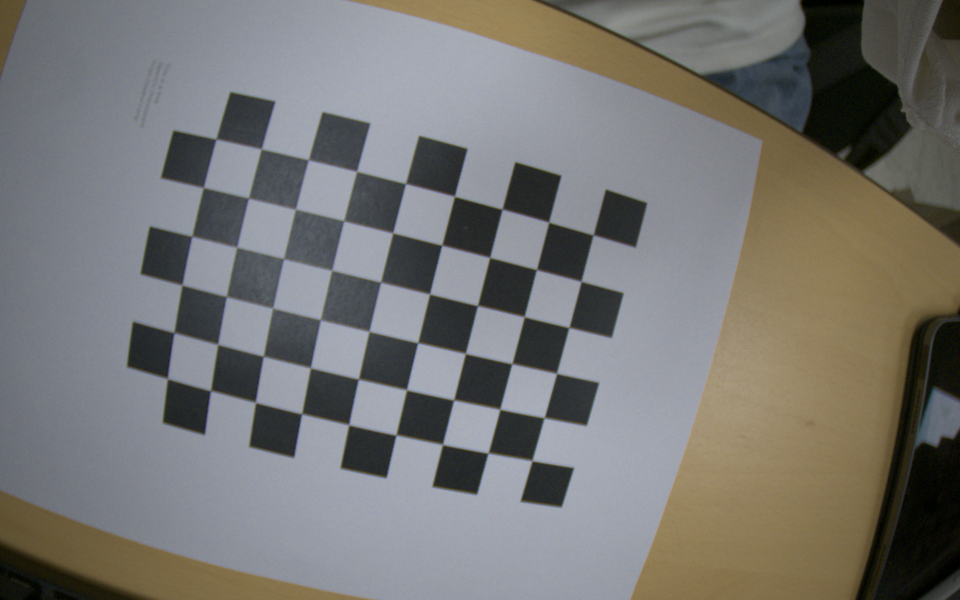
#> input picture openCV/test/cv_test/checkerboard1.png, 1920 x 1200 px (shown at 1/2 size); its folder holds 4 pictures in this run
$ python CameraCalibrate.py
#> lines starting #> are read from the running program, lines starting #| are printed output that depends on the picture; after the words box and inside, x2 and y2 are one past the last pixel; in counts of white or black regions, pixels touching at a corner belong together

# Import required modules
import cv2
import numpy as np
import os
import glob


# Define the dimensions of checkerboard
CHECKERBOARD = (9, 6)


# stop the iteration when specified
# accuracy, epsilon, is reached or
# specified number of iterations are completed.
criteria = (cv2.TERM_CRITERIA_EPS +
            cv2.TERM_CRITERIA_MAX_ITER, 30, 0.001)


# Vector for 3D points
threedpoints = []

# Vector for 2D points
twodpoints = []


#  3D points real world coordinates
objectp3d = np.zeros((1, CHECKERBOARD[0]
                      * CHECKERBOARD[1],
                      3), np.float32)
objectp3d[0, :, :2] = np.mgrid[0:CHECKERBOARD[0],
                      0:CHECKERBOARD[1]].T.reshape(-1, 2)
prev_img_shape = None


# Extracting path of individual image stored
# in a given directory. Since no path is
# specified, it will take current directory
# jpg files alone
images = glob.glob('checkerboard*.png')

for filename in images:
    image = cv2.imread(filename)
#> image is the input picture: shape (1200, 1920, 3); mean B, G, R 115.1, 117.6, 118.4
    #image = cv2.resize(image, dsize=(0, 0), fx=0.5, fy=0.5, interpolation=cv2.INTER_LINEAR);
    grayColor = cv2.cvtColor(image, cv2.COLOR_BGR2GRAY)
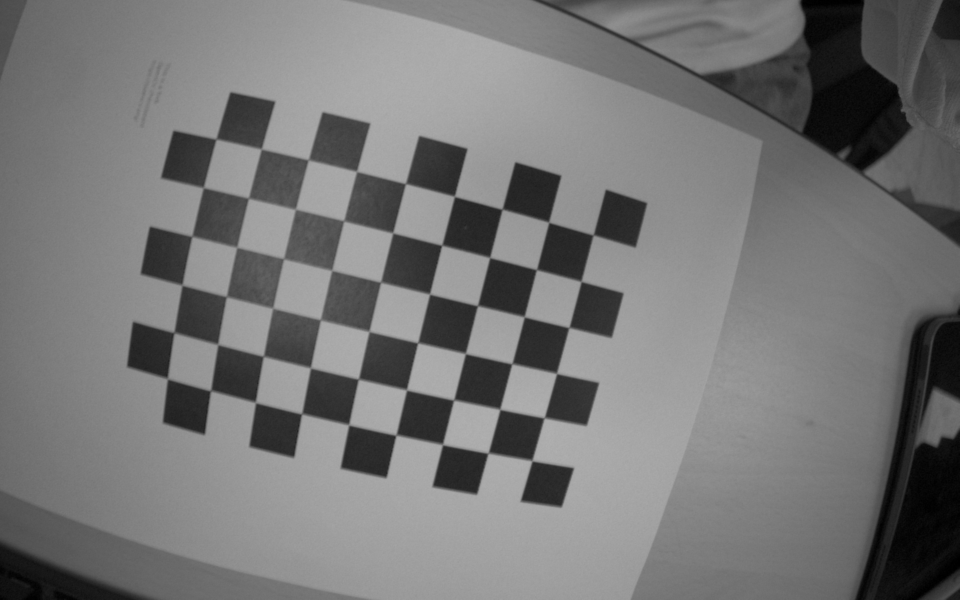
#> grayColor: shape (1200, 1920) (shown at 1/2 size); min 0, max 179, mean 117.6

    # Find the chess board corners
    # If desired number of corners are
    # found in the image then ret = true
    ret, corners = cv2.findChessboardCorners(
        grayColor, CHECKERBOARD,
        cv2.CALIB_CB_ADAPTIVE_THRESH
        + cv2.CALIB_CB_FAST_CHECK +
        cv2.CALIB_CB_NORMALIZE_IMAGE)
#> ret = True; corners = 54 rows, first 8: [1063.3, 922.8], [977, 908], [884.6, 890.1], [791.5, 870.4], [696.4, 850.4], [604, 828], [510.3, 805.7], [421.5, 782]

    # If desired number of corners can be detected then,
    # refine the pixel coordinates and display
    # them on the images of checker board
    if ret == True:
        threedpoints.append(objectp3d)

        # Refining pixel coordinates
        # for given 2d points.
        corners2 = cv2.cornerSubPix(
            grayColor, corners, (11, 11), (-1, -1), criteria)
#> corners2 = 54 rows, first 8: [1064.5, 921.7], [976.6, 906.7], [885.6, 889.4], [792.3, 870.8], [698, 849.9], [603.6, 828.2], [511.2, 805.3], [421.5, 781.9]

        twodpoints.append(corners2)

        # Draw and display the corners
        image = cv2.drawChessboardCorners(image,
                                          CHECKERBOARD,
                                          corners2, ret)
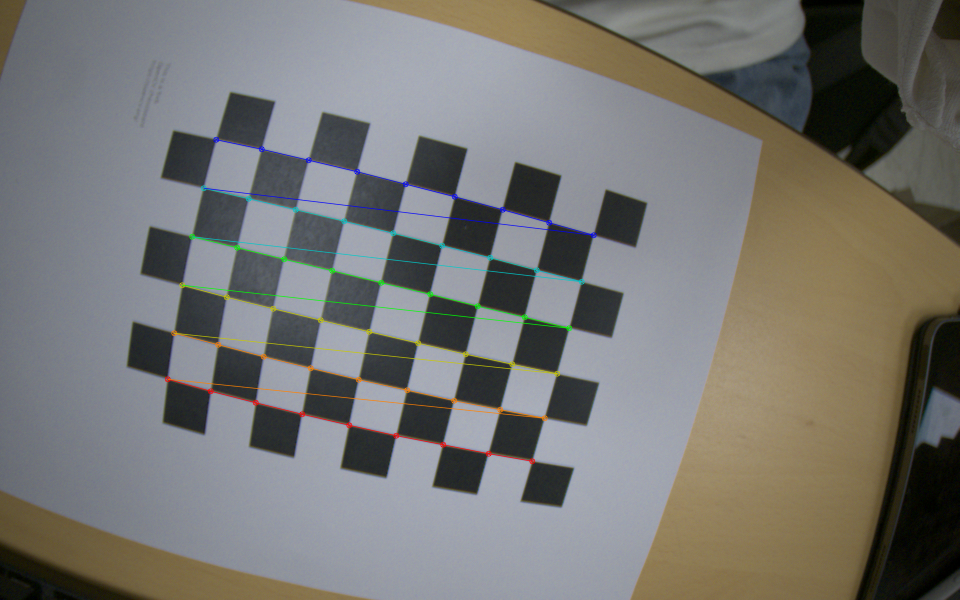
#> image: shape (1200, 1920, 3) (shown at 1/2 size); 1.27% of pixels changed, all inside (x1, y1, x2, y2) = (329, 273, 1194, 929)

    cv2.imshow('img', image)
    cv2.waitKey(0)
#> pass 2 of the loop `for filename in images:`:
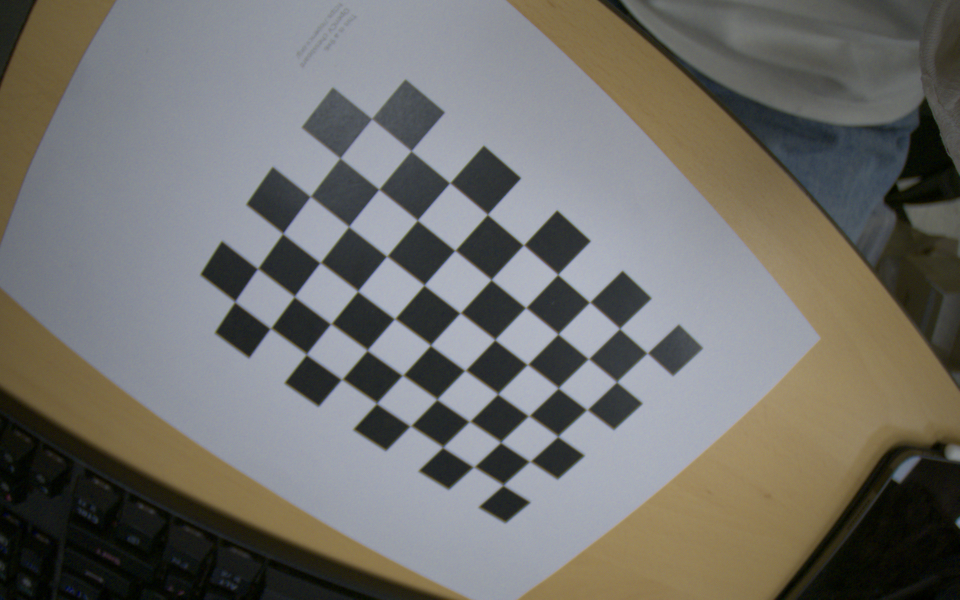
#> input picture openCV/test/cv_test/checkerboard2.png, 1920 x 1200 px (shown at 1/2 size)
#> image is the input picture: shape (1200, 1920, 3); mean B, G, R 107.6, 111.6, 112.8
#> `grayColor = cv2.cvtColor(image, cv2.COLOR_BGR2GRAY)`:
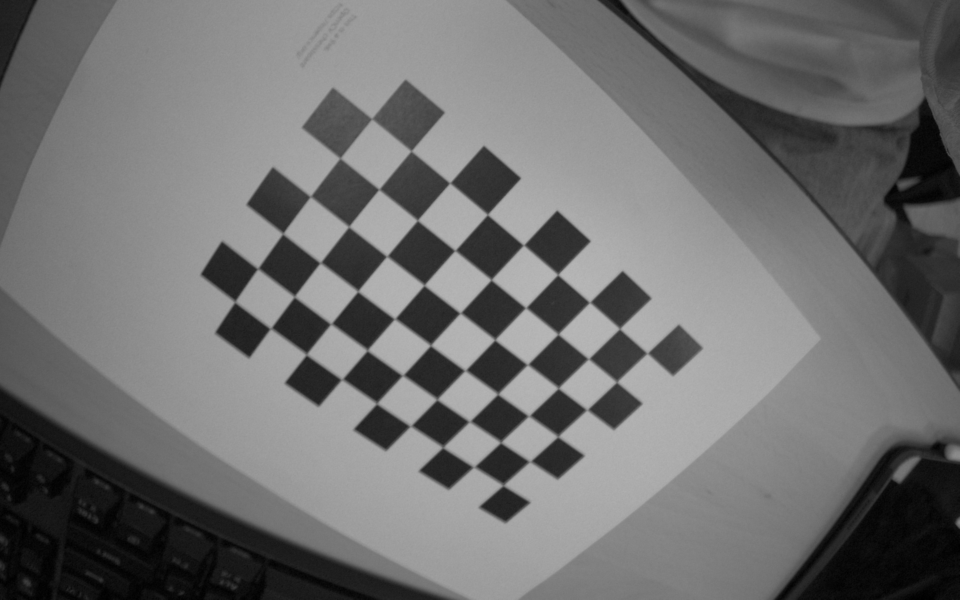
#> grayColor: shape (1200, 1920) (shown at 1/2 size); min 0, max 187, mean 111.5
#> corners = 54 rows, first 8: [1007.5, 970.5], [948, 934], [884.2, 895.9], [821, 852], [751.6, 807.9], [683.5, 758.5], [613.5, 709], [542, 658]
#> corners2 = 54 rows, first 8: [1006.8, 970.9], [948.2, 934.3], [886.2, 895.1], [821.5, 852.5], [753.9, 807.3], [684.1, 759.3], [613.3, 709.4], [541.7, 657.3]
#> `image = cv2.drawChessboardCorners(image, CHECKERBOARD, corners2, ret)`:
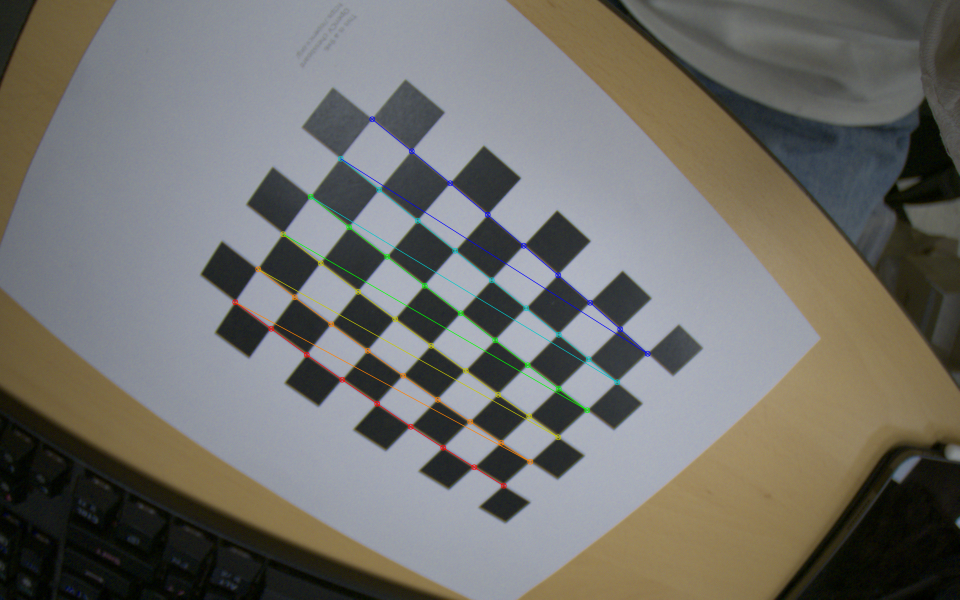
#> image: shape (1200, 1920, 3) (shown at 1/2 size); 1.02% of pixels changed, all inside (x1, y1, x2, y2) = (464, 232, 1302, 978)
#> pass 3 of the loop `for filename in images:`:
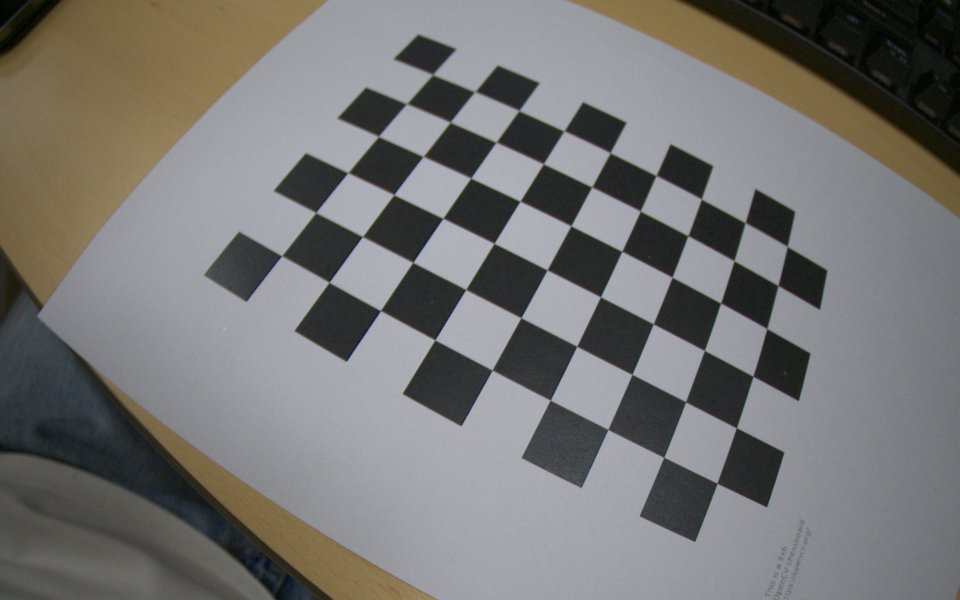
#> input picture openCV/test/cv_test/checkerboard3.png, 1920 x 1200 px (shown at 1/2 size)
#> image is the input picture: shape (1200, 1920, 3); mean B, G, R 115, 116.7, 117.4
#> `grayColor = cv2.cvtColor(image, cv2.COLOR_BGR2GRAY)`:
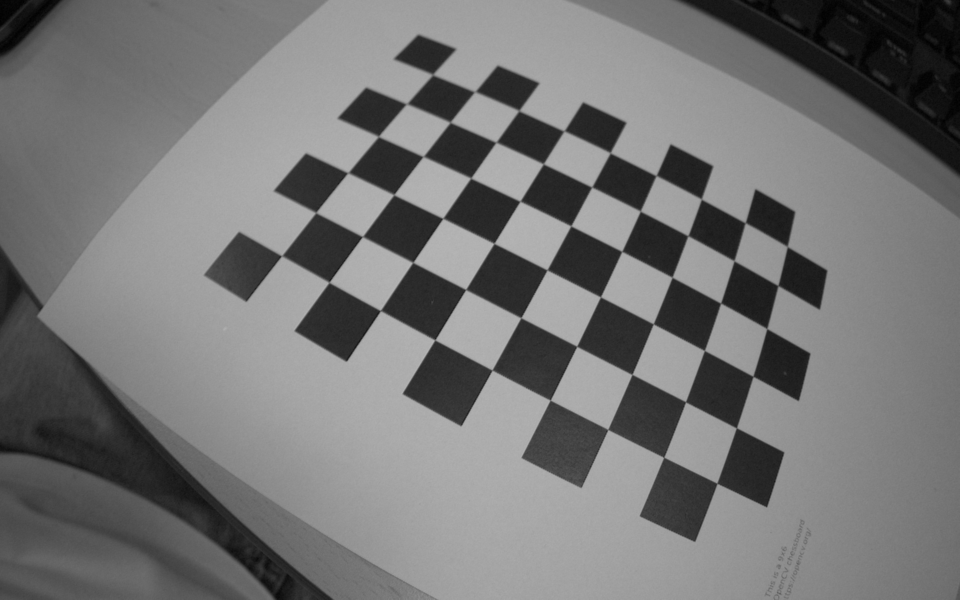
#> grayColor: shape (1200, 1920) (shown at 1/2 size); min 0, max 188, mean 116.7
#> corners = 54 rows, first 8: [866, 149.5], [950.5, 183.5], [1037.5, 222.2], [1128.5, 262.5], [1221, 306], [1313.5, 351.1], [1403.4, 399.4], [1490.9, 446.7]
#> corners2 = 54 rows, first 8: [865.8, 149.6], [949.9, 183.9], [1038.3, 221.7], [1128.5, 262.5], [1220.8, 306], [1312.6, 351.7], [1403.2, 398.6], [1491, 446.1]
#> `image = cv2.drawChessboardCorners(image, CHECKERBOARD, corners2, ret)`:
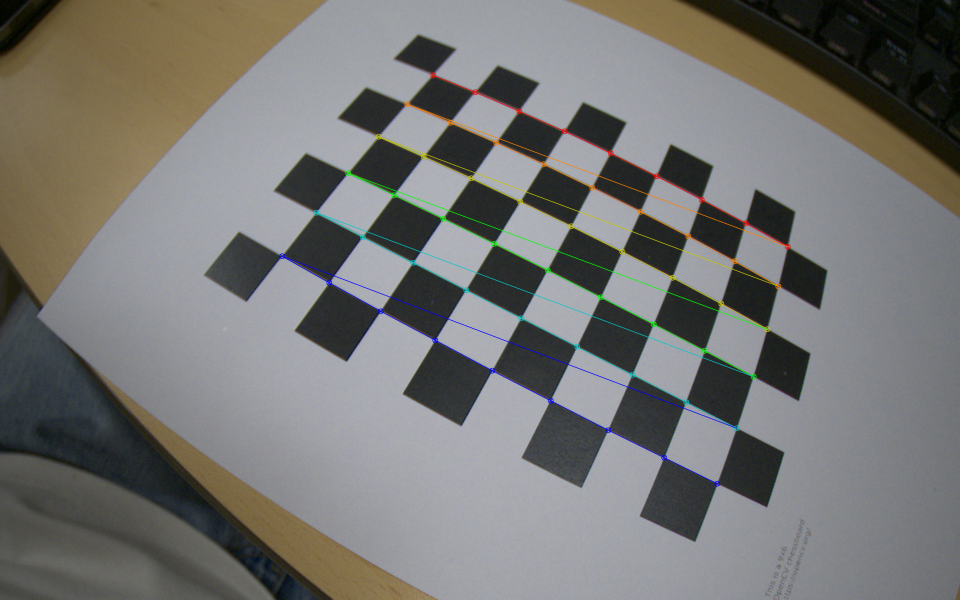
#> image: shape (1200, 1920, 3) (shown at 1/2 size); 1.35% of pixels changed, all inside (x1, y1, x2, y2) = (558, 144, 1582, 974)
#> the loop made 4 passes; the first 3 are shown

cv2.destroyAllWindows()

h, w = image.shape[:2]
#> h = 1200; w = 1920


# Perform camera calibration by
# passing the value of above found out 3D points (threedpoints)
# and its corresponding pixel coordinates of the
# detected corners (twodpoints)
ret, matrix, distortion, r_vecs, t_vecs = cv2.calibrateCamera(
    threedpoints, twodpoints, grayColor.shape[::-1], None, None)


# Undistortion with new image
grid = cv2.imread('checkerboard1.png')
#grid = cv2.resize(grid, dsize=(0, 0), fx=0.5, fy=0.5, interpolation=cv2.INTER_LINEAR);
h, w = grid.shape[:2]
newcameramtx, roi = cv2.getOptimalNewCameraMatrix(matrix, distortion, (w,h), 1, (w,h))
dst = cv2.undistort(grid, matrix, distortion, None, newcameramtx)
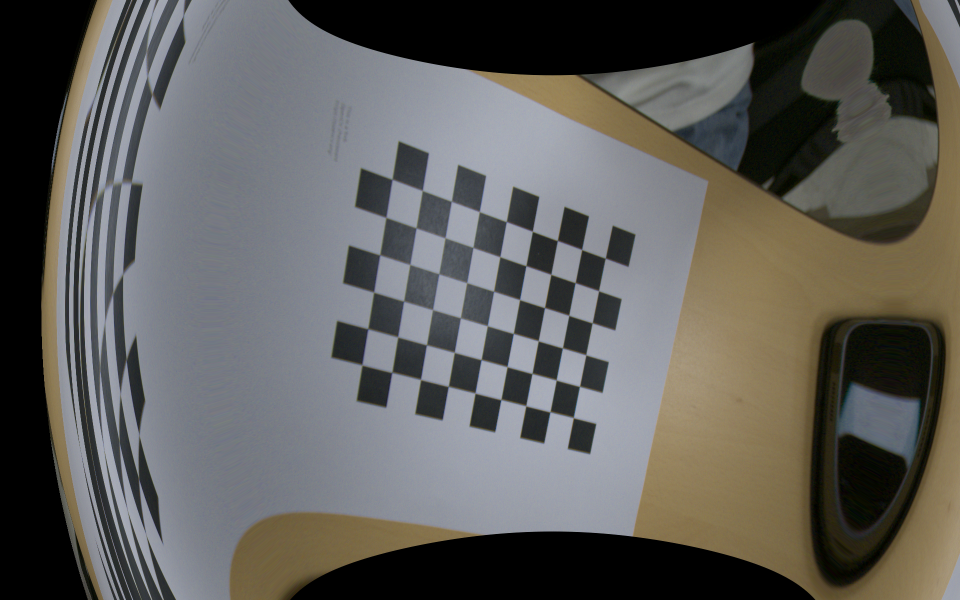
#> dst: shape (1200, 1920, 3) (shown at 1/2 size); mean B, G, R 90.8, 94.1, 95.2
cv2.imshow('undistort', dst)
cv2.waitKey(0)

# Displaying required output
print(" Camera matrix:")
print(matrix)

print("\n Distortion coefficient:")
print(distortion)

print("\n Rotation Vectors:")
print(r_vecs)

print("\n Translation Vectors:")
print(t_vecs)
